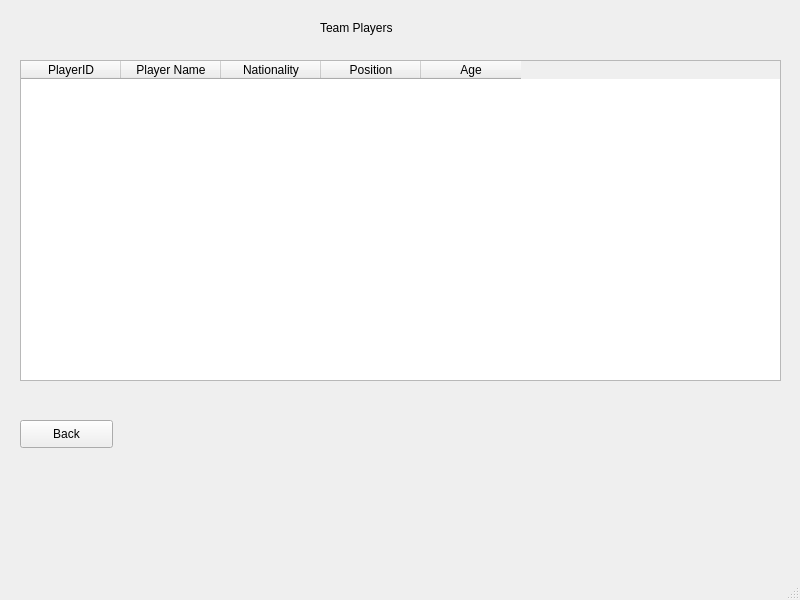
<?xml version="1.0" encoding="UTF-8"?>
<ui version="4.0">
 <class>MainWindow</class>
 <widget class="QMainWindow" name="MainWindow">
  <property name="geometry">
   <rect>
    <x>0</x>
    <y>0</y>
    <width>800</width>
    <height>600</height>
   </rect>
  </property>
  <property name="windowTitle">
   <string>MainWindow</string>
  </property>
  <widget class="QWidget" name="centralwidget">
   <widget class="QLabel" name="label">
    <property name="geometry">
     <rect>
      <x>320</x>
      <y>20</y>
      <width>101</width>
      <height>16</height>
     </rect>
    </property>
    <property name="text">
     <string>Team Players</string>
    </property>
   </widget>
   <widget class="QTableWidget" name="tableWidget">
    <property name="geometry">
     <rect>
      <x>20</x>
      <y>60</y>
      <width>761</width>
      <height>321</height>
     </rect>
    </property>
    <column>
     <property name="text">
      <string>PlayerID</string>
     </property>
    </column>
    <column>
     <property name="text">
      <string>Player Name</string>
     </property>
    </column>
    <column>
     <property name="text">
      <string>Nationality</string>
     </property>
    </column>
    <column>
     <property name="text">
      <string>Position</string>
     </property>
    </column>
    <column>
     <property name="text">
      <string>Age</string>
     </property>
    </column>
   </widget>
   <widget class="QPushButton" name="pushButton">
    <property name="geometry">
     <rect>
      <x>20</x>
      <y>420</y>
      <width>93</width>
      <height>28</height>
     </rect>
    </property>
    <property name="text">
     <string>Back</string>
    </property>
   </widget>
  </widget>
  <widget class="QMenuBar" name="menubar">
   <property name="geometry">
    <rect>
     <x>0</x>
     <y>0</y>
     <width>800</width>
     <height>26</height>
    </rect>
   </property>
  </widget>
  <widget class="QStatusBar" name="statusbar"/>
 </widget>
 <resources/>
 <connections/>
</ui>
